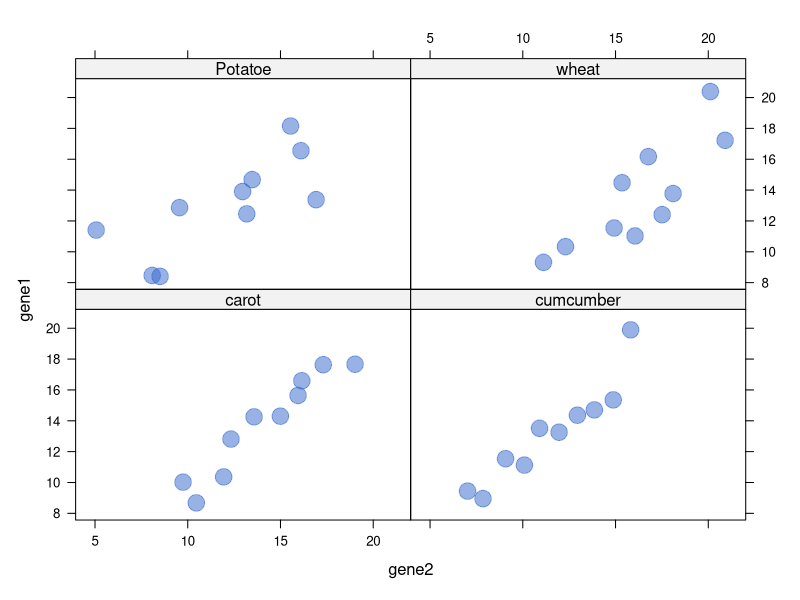

Reproduce this figure in R. (Note: this script raises an error after producing the figure.)
## ---- chunk 1
knitr::opts_chunk$set( warning=FALSE, message=FALSE)
## ---- chunk 2
# Library
library(lattice)

# create data :
sample <- paste(rep("sample_",40) , seq(1,40) , sep="")
specie <- c(rep("carot" , 10) , rep("cumcumber" , 10) , rep("wheat" , 10) , rep("Potatoe" , 10) )
gene1 <- c( seq(5,14)+rnorm(10 , 4 , 1) , seq(5,14)+rnorm(10 , 4 , 1) , seq(5,14)+rnorm(10 , 4 , 1) , seq(5,14)+rnorm(10 , 4 , 1) )
gene2 <- c( seq(5,14)+rnorm(10 , 4 , 1) , seq(5,14)+rnorm(10 , 2 , 0.2) , seq(5,14)+rnorm(10 , 4 , 4) , seq(5,14)+rnorm(10 , 4 , 3) )
data <- data.frame(sample,specie,gene1,gene2)
 
# Make the graph
xyplot(gene1 ~ gene2 | specie , data=data , pch=20 , cex=3 , col=rgb(0.2,0.4,0.8,0.5) )
## ---- chunk 3
htmltools::includeHTML("htmlChunkRelatedCorrelation.html")
